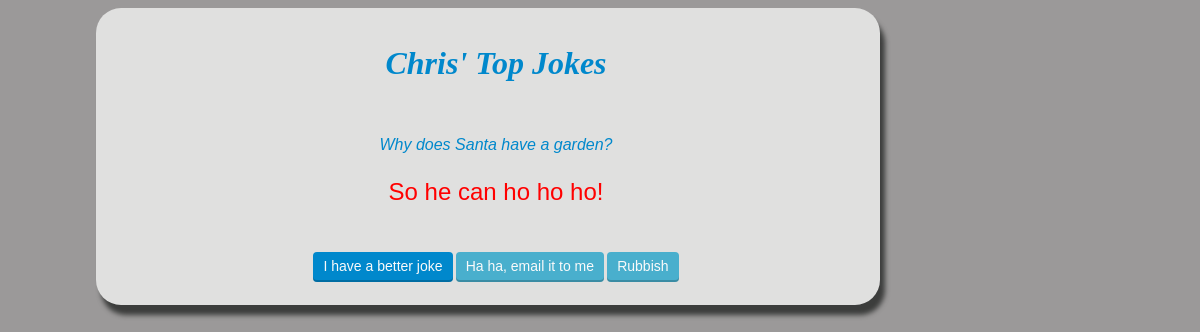
The app's page /chrisapp/8/ with its own data.
### chrisapp/models.py (models this page shows, shortened)
class Joke(models.Model):
    joke_text = models.CharField(max_length=200)
    punchline_text = models.CharField(max_length=200)
    likes = models.IntegerField(default=0)

### chrisapp/views.py (the view)
# urls.py: path('<int:joke_id>/', views.detail, name='detail'),
def detail(request, joke_id):
    joke = get_object_or_404(Joke, pk=joke_id)
    return render(request, 'chrisapp/detail.html', {'joke': joke})

### chrisapp/templates/chrisapp/detail.html (shortened to what this page needs)
<!DOCTYPE html PUBLIC "-//W3C//DTD HTML 4.01//EN" "http://www.w3.org/TR/html4/strict.dtd">
{% load static %}
<html>
    <head>
        <link rel="stylesheet" href="{% static 'css/chrisapp.css' %}">
        <link rel="stylesheet" media="print" href="{% static 'css/print.css' %}" />
    </head>
    <body>
        <div id="mainBox">
            <div id="siteHeader">
                <h1 class="site">Chris' Top Jokes</h1>
            </div>
            <div id="detailJokeText">
                <p>{{ joke.joke_text }}</p>
            </div>
            <div id="detailPunchline">
            <p>{{ joke.punchline_text }}</p>
            </div>
            <div id="siteFooter">
                <p><a href="{% url 'add' %}" class="btn btn-inline btn-small btn-primary"><span>I have a better joke</span></a>
                <a href="{% url 'email'  joke_id=joke.id  %}" class="btn btn-inline btn-small btn-info"><span>Ha ha, email it to me</span></a>
                <a href="{% url 'index' %}" class="btn btn-inline btn-small btn-info"><span>Rubbish</span></a></p>
            </div>
        </div>
    </body>
</html>

### chrisapp/static/css/chrisapp.css (style rules this page uses)
body { width: 80%; font-family: Arial,Helvetica,sans-serif; background-color: #9b9999; }
#mainBox { background: #e0e0df none repeat scroll 0% 50%; color: #3c3d3c; margin-left: auto; margin-right: auto; min-height: 80%; width: 80%; box-shadow: 5px 10px 5px; border-radius: 25px; padding-left: 1em; }
#siteHeader { padding-top: 1em; padding-bottom: 1em; }
#siteFooter { text-align: center; font-size: 70%; padding-bottom: 1em; padding-top: 1em; }
#detailPunchline { text-align: center; font-size: x-large; color: #ff0000; }
#detailJokeText { text-align: center; font-style: italic; color: #0088cc; }
h1.site { color: #0088cc; font-family: "Bradley Hand ITC"; font-size: 200%; font-style: italic; font-weight: bold; text-align: center; }
.btn { display: block; text-align: center; cursor: pointer; border: none; height: 40px; padding: 0 14px; border-radius: 5px; -webkit-box-shadow: inset 0 -3px 0 0 rgba(0, 0, 0, 0.15); -moz-box-shadow: inset 0 -3px 0 0 rgba(0, 0, 0, 0.15); box-shadow: inset 0 -3px 0 0 rgba(0, 0, 0, 0.15); font-size: 18px; line-height: 37px; -webkit-transition-property: background-color; -webkit-transition-duration: 0.2s; -webkit-transition-timing-function: linear; -moz-transition-property: background-color; -moz-transition-duration: 0.2s; -moz-transition-timing-function: linear; -ms-transition-property: background-color; -ms-transition-duration: 0.2s; -ms-transition-timing-function: linear; -o-transition-property: background-color; -o-transition-duration: 0.2s; -o-transition-timing-function: linear; transition-property: background-color; transition-duration: 0.2s; transition-timing-function: linear; background: #fafafa; color: #222222; }
.btn.btn-primary, .btn.btn-info, .btn.btn-success, .btn.btn-warning, .btn.btn-danger, .btn.btn-inverse { -webkit-box-shadow: inset 0 -3px 0 0 rgba(0, 0, 0, 0.2); -moz-box-shadow: inset 0 -3px 0 0 rgba(0, 0, 0, 0.2); box-shadow: inset 0 -3px 0 0 rgba(0, 0, 0, 0.2); }
.btn.btn-primary { background: #0088cc; color: #fafafa; }
.btn.btn-info { background: #49afcd; color: #fafafa; }
.btn span { pointer-events: none; }
.btn-small { height: 30px; padding: 0 10px; border-radius: 4px; -webkit-box-shadow: inset 0 -2px 0 0 rgba(0, 0, 0, 0.15); -moz-box-shadow: inset 0 -2px 0 0 rgba(0, 0, 0, 0.15); box-shadow: inset 0 -2px 0 0 rgba(0, 0, 0, 0.15); font-size: 14px; line-height: 28px; text-decoration: none; }
.btn-small.btn-primary, .btn-small.btn-info, .btn-small.btn-success, .btn-small.btn-warning, .btn-small.btn-danger, .btn-small.btn-inverse { -webkit-box-shadow: inset 0 -2px 0 0 rgba(0, 0, 0, 0.2); -moz-box-shadow: inset 0 -2px 0 0 rgba(0, 0, 0, 0.2); box-shadow: inset 0 -2px 0 0 rgba(0, 0, 0, 0.2); }
.btn-inline { display: inline-block; vertical-align: middle; }

### chrisapp/static/css/print.css (style rules this page uses)
body { width: 80%; background-color: #fff; }
#mainBox { background: #fff ; color: #3c3d3c; margin-left: auto; margin-right: auto; min-height: 80%; width: 80%; padding-left: 1em; border: 1px solid black; box-shadow: none; border-radius: 0px; }
h1.site { color: #000; font-family: "Palatino"; font-size: 200%; font-weight: bold; text-align: center; }
#detailJokeText { font-family: "Palatino"; text-align: center; font-size: x-large; color: #000; }
#detailPunchline { font-family: "Palatino"; text-align: center; font-size: x-large; color: #000; }
.btn { display: none; }

### records on screen
Joke: joke_text "Why does Santa have a garden?", punchline_text "So he can ho ho ho!"
